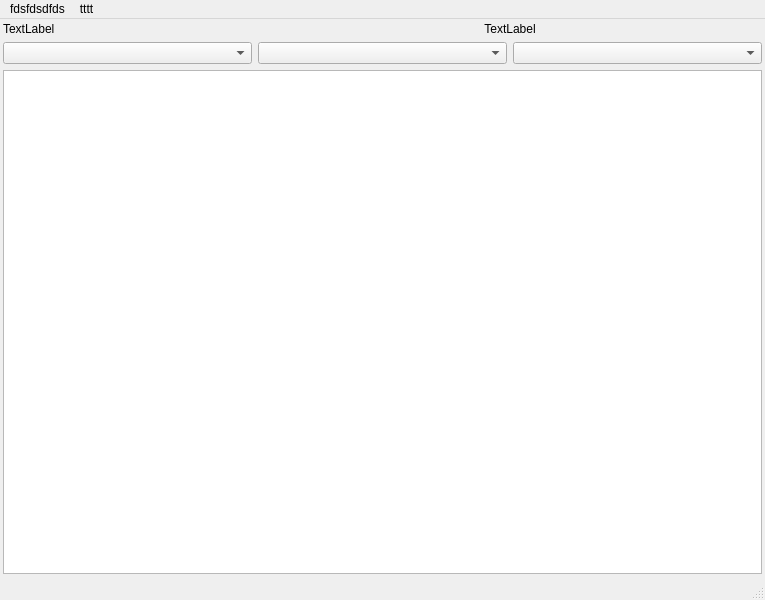
<?xml version="1.0" encoding="UTF-8"?>
<ui version="4.0">
 <class>MainWindow</class>
 <widget class="QMainWindow" name="MainWindow">
  <property name="geometry">
   <rect>
    <x>0</x>
    <y>0</y>
    <width>765</width>
    <height>600</height>
   </rect>
  </property>
  <property name="windowTitle">
   <string>MainWindow</string>
  </property>
  <widget class="QWidget" name="centralwidget">
   <property name="sizePolicy">
    <sizepolicy hsizetype="Maximum" vsizetype="Maximum">
     <horstretch>0</horstretch>
     <verstretch>0</verstretch>
    </sizepolicy>
   </property>
   <property name="maximumSize">
    <size>
     <width>765</width>
     <height>558</height>
    </size>
   </property>
   <layout class="QGridLayout" name="gridLayout">
    <property name="leftMargin">
     <number>3</number>
    </property>
    <property name="topMargin">
     <number>3</number>
    </property>
    <property name="rightMargin">
     <number>3</number>
    </property>
    <property name="bottomMargin">
     <number>3</number>
    </property>
    <item row="0" column="0">
     <widget class="QSplitter" name="splitter">
      <property name="orientation">
       <enum>Qt::Horizontal</enum>
      </property>
      <widget class="QWidget" name="gridLayoutWidget">
       <layout class="QGridLayout" name="gridLayout_2">
        <item row="1" column="1">
         <widget class="QComboBox" name="comboBox_2"/>
        </item>
        <item row="1" column="2">
         <widget class="QComboBox" name="comboBox_3"/>
        </item>
        <item row="1" column="0">
         <widget class="QComboBox" name="comboBox"/>
        </item>
        <item row="0" column="0">
         <widget class="QLabel" name="label">
          <property name="text">
           <string>TextLabel</string>
          </property>
         </widget>
        </item>
        <item row="0" column="1" colspan="2">
         <widget class="QLabel" name="spanlabel">
          <property name="sizePolicy">
           <sizepolicy hsizetype="Preferred" vsizetype="Preferred">
            <horstretch>0</horstretch>
            <verstretch>0</verstretch>
           </sizepolicy>
          </property>
          <property name="text">
           <string>TextLabel</string>
          </property>
          <property name="alignment">
           <set>Qt::AlignCenter</set>
          </property>
         </widget>
        </item>
       </layout>
      </widget>
     </widget>
    </item>
    <item row="1" column="0">
     <widget class="QTableView" name="tableView"/>
    </item>
   </layout>
  </widget>
  <widget class="QMenuBar" name="menubar">
   <property name="geometry">
    <rect>
     <x>0</x>
     <y>0</y>
     <width>765</width>
     <height>20</height>
    </rect>
   </property>
   <widget class="QMenu" name="menufdsfdsdfds">
    <property name="title">
     <string>fdsfdsdfds</string>
    </property>
    <addaction name="actionfdsfds"/>
    <addaction name="separator"/>
   </widget>
   <widget class="QMenu" name="menutttt">
    <property name="title">
     <string>tttt</string>
    </property>
   </widget>
   <addaction name="menufdsfdsdfds"/>
   <addaction name="menutttt"/>
  </widget>
  <widget class="QStatusBar" name="statusbar"/>
  <action name="actionfdsfds">
   <property name="text">
    <string>fdsfds</string>
   </property>
  </action>
 </widget>
 <resources/>
 <connections/>
</ui>
